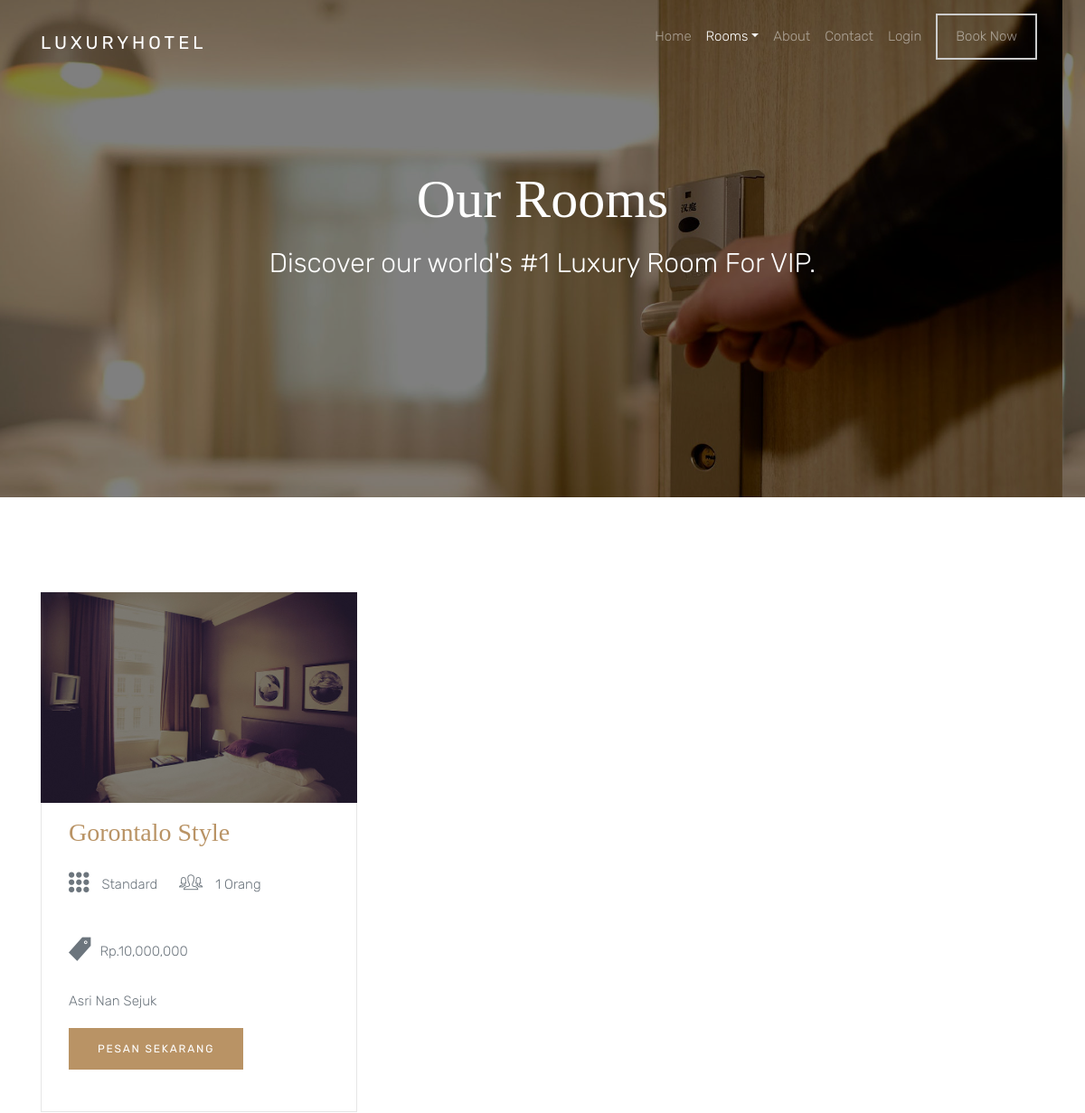
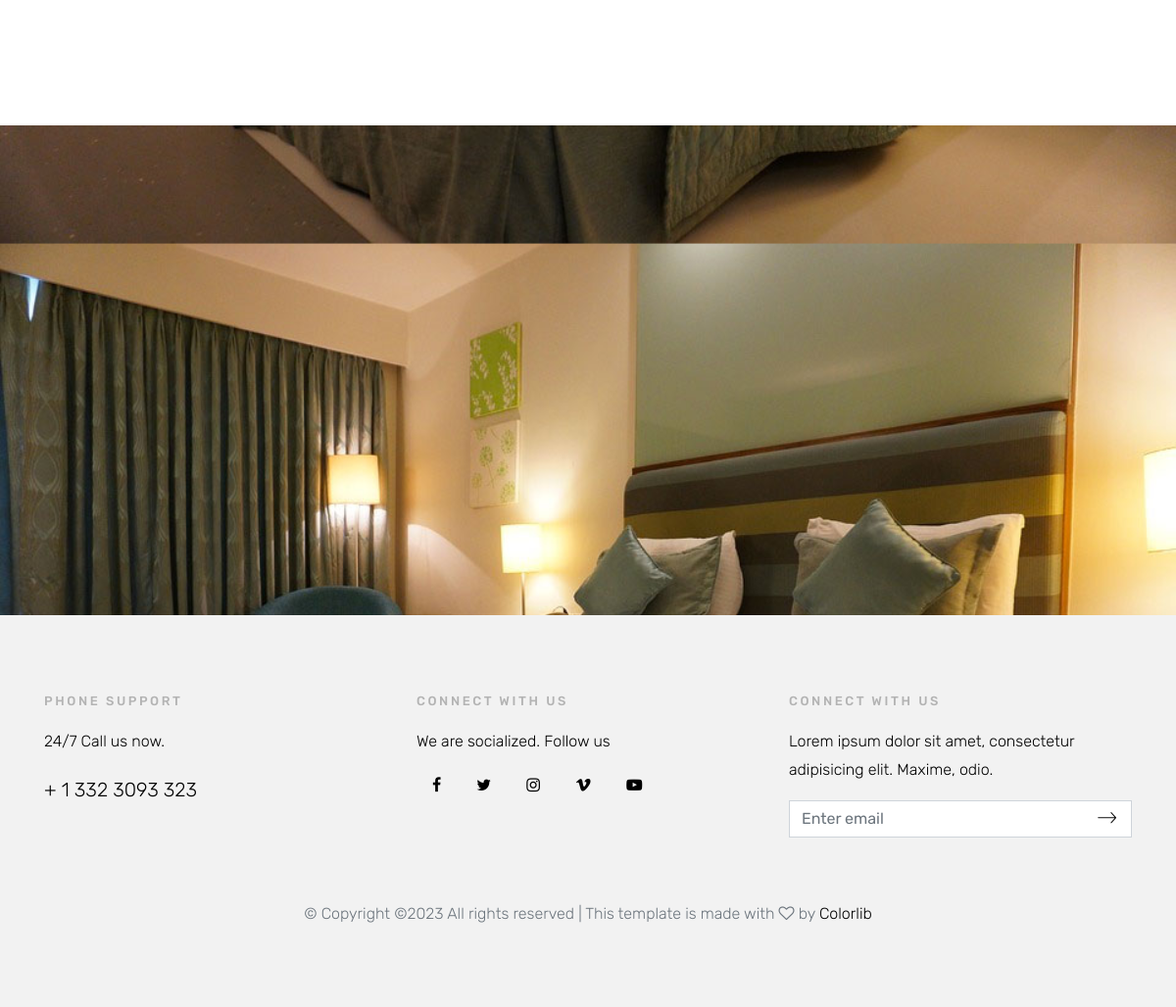
Screenshot of /standard.php with the database file from the repository (2 pictures, top to bottom).
### tables this page shows
CREATE TABLE `data_kamar` (
  `id` int(11) NOT NULL,
  `nama_kamar` varchar(50) NOT NULL,
  `gambar_kamar` varchar(255) NOT NULL,
  `tipe_kamar` varchar(20) NOT NULL,
  `jumlah_orang` varchar(20) NOT NULL,
  `deskripsi` text NOT NULL,
  `harga` varchar(50) NOT NULL
);

### standard.php (the view, shortened to what this page needs)
<?php
include("tmp/header.php");
include("tmp/navbar.php");
require('function.php')
?>
<section class="site-hero site-hero-innerpage overlay" data-stellar-background-ratio="0.5" style="background-image: url(Assets/images/big_image_1.jpg);">
    <div class="container">
        <div class="row align-items-center site-hero-inner justify-content-center">
            <div class="col-md-12 text-center">
                <div class="mb-5 element-animate">
                    <h1>Our Rooms</h1>
                    <p>Discover our world's #1 Luxury Room For VIP.</p>
                </div>
            </div>
        </div>
    </div>
</section>
<section class="site-section">
    <div class="container">
        <div class="row">
            <?php $loop = mysqli_query($koneksi, "select * from data_kamar where tipe_kamar = 'standard'");
            while ($a = mysqli_fetch_array($loop)) { ?>
                <div class="col-md-4 mb-4">
                    <div class="media d-block room mb-0">
                        <figure>
                            <img src="Assets/gambarKamar/<?= $a['gambar_kamar'] ?>" alt="Generic placeholder image" class="img-fluid">
                        </figure>
                        <div class="media-body">
                            <h3 class="mt-0"><a href="#"><?= $a['nama_kamar'] ?></a></h3>
                            <ul class="room-specs">
                                <li><span class="ion-ios-keypad"></span> <?= $a['tipe_kamar'] ?></li>
                                <li><span class="ion-ios-people-outline"></span> <?= $a['jumlah_orang'] ?></li>
                                <li><span class="ion-ios-pricetag"></span>Rp.<?= number_format($a['harga']) ?></li>
                            </ul>
                            <p><?= $a['deskripsi'] ?></p>
                            <p><a href="#" class="btn btn-primary btn-sm">Pesan Sekarang</a></p>
                        </div>
                    </div>
                </div>
            <?php } ?>
        </div>
    </div>
</section>
<section class="section-cover" data-stellar-background-ratio="0.5" style="background-image: url(Assets/images/img_5.jpg);">
    <div class="container">
        <div class="row justify-content-center align-items-center intro">
        </div>
    </div>
</section>
<?php include("tmp/footer.php") ?>

### Assets/css/style.css (style rules this page uses)
body { background: #fff; font-family: "Rubik", arial, sans-serif; font-weight: 300; font-size: 15px; line-height: 1.8; color: #6c757d; }
a { -webkit-transition: .3s all ease; -o-transition: .3s all ease; transition: .3s all ease; text-decoration: none; }
h1, h2, h3, h4, h5 { color: #000; font-family: "Playfair Display", times, serif; }
.site-hero { background-size: cover; background-position: center center; min-height: 750px; height: 100vh; }
.site-hero > .container { position: relative; z-index: 2; }
.site-hero.overlay { position: relative; }
.site-hero.overlay:before { content: ""; background: rgba(0, 0, 0, 0.5); width: 100%; z-index: 1; position: absolute; top: 0; left: 0; right: 0; bottom: 0; }
.site-hero.overlay h1, .site-hero.overlay p { color: #fff; }
.site-hero.overlay h1 { font-size: 60px; }
.site-hero.overlay p { font-size: 30px; }
.site-hero .site-hero-inner { min-height: 750px; height: 100vh; }
.room { background: #fff; margin-bottom: 30px; }
.room figure { position: relative; float: left; overflow: hidden; }
.room figure:after { position: absolute; top: 0; left: 0; right: 0; bottom: 0; background: #000; opacity: .5; content: ""; }
.room .media-body { padding: 30px; border: 1px solid #e6e6e6; border-top: none; }
.room .media-body .room-specs { margin: 0; padding: 0; }
.room .media-body .room-specs li { display: inline-block; list-style: none; margin: 0; padding: 0 20px 20px 0; }
.room .media-body .room-specs li span { font-size: 30px; position: relative; top: 4px; margin-right: 10px; }
.site-hero-innerpage, .site-hero-innerpage .site-hero-inner { min-height: 550px; height: 50vh; }
.site-section { padding: 7em 0; }
.section-cover { background-size: cover; position: relative; background-position: top left; }
.section-cover, .section-cover .intro { height: 500px; }
.btn, .form-control { outline: none; -webkit-box-shadow: none !important; box-shadow: none !important; border-radius: 0; }
.btn { -webkit-transition: .3s all ease; -o-transition: .3s all ease; transition: .3s all ease; padding: 12px 30px; text-transform: uppercase; letter-spacing: .15em; }
.btn.btn-primary { color: #fff; border-width: 2px; }
.btn.btn-sm { font-size: 12px; }
.element-animate { opacity: 0; visibility: hidden; }

### rows the page displays
data_kamar: gambar_kamar (picture), nama_kamar "Gorontalo Style", tipe_kamar "Standard", jumlah_orang "1 Orang", harga "10,000,000", deskripsi "Asri Nan Sejuk"
